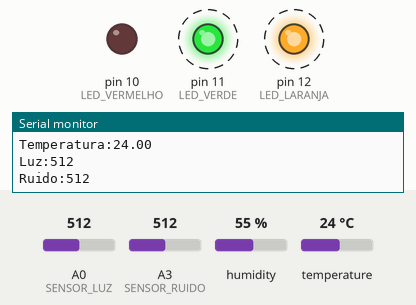
This sketch was run on a simulated Arduino Uno, built with avr-gcc and run on an emulated ATmega328P. Parts: output pins drawn as LEDs (lit = HIGH), the last lines printed to the serial monitor. Dashed ring = blinking. The test bench sets the inputs (shaded band); at power-on: humidity 55 %, A0 (SENSOR_LUZ) = 512, A3 (SENSOR_RUIDO) = 512, temperature 24 °C.

Above: at 2.8 s.
2.9 s: humidity set to 59 %
8.9 s: humidity set to 62 %
At 11.2 s:
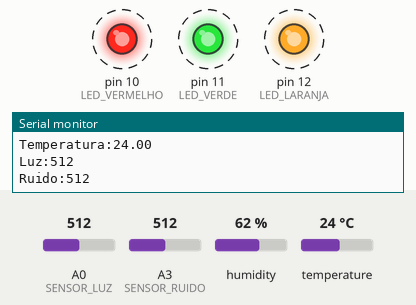
14.9 s: A0 (SENSOR_LUZ) set to 261
18.4 s: A0 (SENSOR_LUZ) set to 233
At 21.0 s:
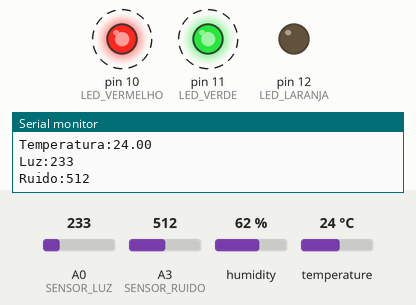
24.4 s: A3 (SENSOR_RUIDO) set to 217
27.9 s: A3 (SENSOR_RUIDO) set to 191
At 29.6 s:
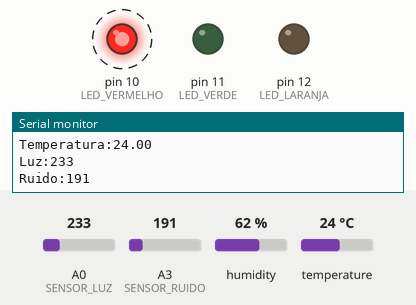
Timing chart, 0 to 34.9 s (numbered marks = the images above; inputs shaded):
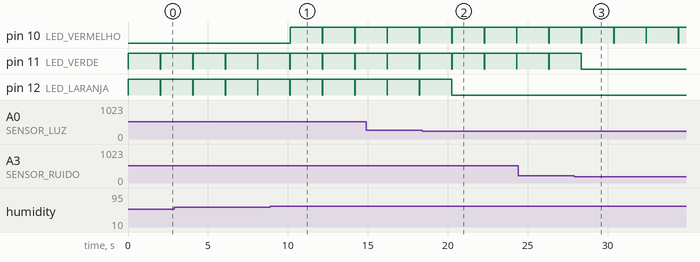

Measured:
- the behaviour switches between 60 and 61 % on humidity (found by bisection; images 0 and 1)
- the behaviour switches between 251 and 250 on A0 (SENSOR_LUZ) (found by bisection; images 1 and 2)
- the behaviour switches between 201 and 200 on A3 (SENSOR_RUIDO) (found by bisection; images 2 and 3)
- after the input at 8.9 s, pin 10 (LED_VERMELHO): alternates HIGH for 2.0 s and LOW for 0.02 s, starting after 1.2 s
- after the input at 18.4 s, pin 12 (LED_LARANJA): goes on until 20.3 s, then stays LOW
- after the input at 27.9 s, pin 11 (LED_VERDE): goes on until 28.3 s, then stays LOW
- by itself, pin 11 (LED_VERDE), pin 12 (LED_LARANJA): alternates HIGH for 2.0 s and LOW for 0.02 s

The sketch:

iniciacao_programacao_resolucao.ino
```cpp
#include "DHT.h"

#define DHTPIN 2
#define DHTTYPE DHT11

int LED_VERMELHO = 10;
int LED_LARANJA = 12;
int LED_VERDE = 11;
int SENSOR_LUZ = A0;
#define SENSOR_RUIDO A3

DHT dht(DHTPIN, DHTTYPE);

void setup() {
  pinMode(LED_VERMELHO, OUTPUT);
  pinMode(LED_LARANJA, OUTPUT);
  pinMode(LED_VERDE, OUTPUT);
  pinMode(SENSOR_LUZ, INPUT);
  pinMode(SENSOR_RUIDO, INPUT);

  dht.begin();
  Serial.begin(9600);
}

void loop() {

  float humidade = dht.readHumidity();
  float temperatura = dht.readTemperature();

  Serial.print("Humidade:");
  Serial.println(humidade);

  Serial.print("Temperatura:");
  Serial.println(temperatura);

  if (temperatura > 23 && humidade > 60) {
    digitalWrite(LED_VERMELHO, HIGH);
  }

  int valorLuz = analogRead(SENSOR_LUZ);

  Serial.print("Luz:");
  Serial.println(valorLuz);

  if (valorLuz > 250) {
    digitalWrite(LED_LARANJA, HIGH);
  }

  int ruido = analogRead(SENSOR_RUIDO);

  Serial.print("Ruido:");
  Serial.println(ruido);

  if (ruido > 200) {
    digitalWrite(LED_VERDE, HIGH);
  }

  delay(2000);
  digitalWrite(LED_LARANJA, LOW);
  digitalWrite(LED_VERMELHO, LOW);
  digitalWrite(LED_VERDE, LOW);
}
```
